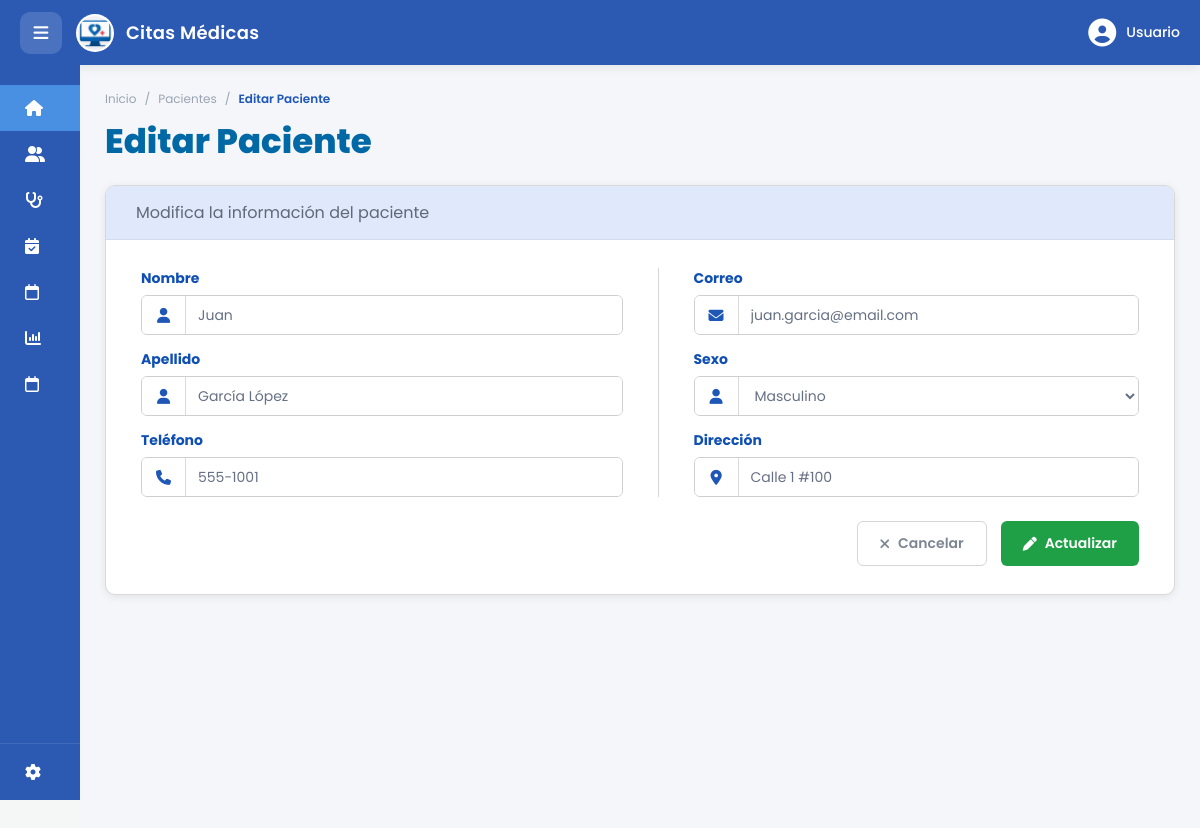
Page /app/views/pacientes/edit.php?id=1 on the committed database.
### tables this page shows
CREATE TABLE pacientes (
    id_paciente INT AUTO_INCREMENT PRIMARY KEY,
    nombre_paciente VARCHAR(100) NOT NULL,
    apellido_paciente VARCHAR(100) NOT NULL,
    correo_paciente VARCHAR(100) UNIQUE,
    telefono_paciente VARCHAR(15),
    fecha_nacimiento DATE,
    genero VARCHAR(20),
    direccion TEXT,
    numero_identificacion VARCHAR(20) UNIQUE NOT NULL,
    notas TEXT,
    fecha_registro TIMESTAMP DEFAULT CURRENT_TIMESTAMP
);

### app/models/Paciente.php (called while the page is built, shortened)
<?php
class Paciente {
    private $conexion;
    public function __construct($conexion){
        $this->conexion = $conexion;
    }
    public function obtenerPorId($id){
        try {
            $sql = "
            SELECT * FROM pacientes
            WHERE id_paciente = ?
            ";
            $stmt = $this->conexion->prepare($sql);
            $stmt->execute([$id]);
            return $stmt->fetch(PDO::FETCH_ASSOC);
        } catch (PDOException $e) {
            throw new Exception("Error al obtener paciente: " . $e->getMessage());
        }
    }
}
?>

### app/controllers/PacienteController.php (called while the page is built, shortened)
<?php
require_once __DIR__ . '/../../config/conexion.php';
require_once __DIR__ . '/../models/Paciente.php';
$pacienteModel = new Paciente($conexion);
if(isset($_GET['accion'])){
        if($_GET['accion'] == 'obtener' && !empty($_GET['id'])){
            try {
                $paciente = $pacienteModel->obtenerPorId($_GET['id']);
            } catch(Exception $e){
                if(!empty($_GET['ajax'])){
                    header('Content-Type: application/json');
                    echo json_encode(['success' => false, 'error' => $e->getMessage()]);
                    exit();
                } else {
                    $_SESSION['error'] = $e->getMessage();
                }
            }
        }
    }
?>

### app/views/pacientes/edit.php (the view, shortened to what this page needs)
<?php
if (isset($_GET['id'])) {
    require_once '../../controllers/PacienteController.php';
    $paciente = $_SESSION['paciente'] ?? null;
}
?>
<!DOCTYPE html>
<html lang="es">
<head>
    <link rel="stylesheet" href="../../../public/css/pacientes.css">
    <link rel="stylesheet" href="../../../public/css/registrospacientes.css">
    <link rel="stylesheet" href="https://cdnjs.cloudflare.com/ajax/libs/font-awesome/6.5.1/css/all.min.css">
</head>
<body>
<?php include __DIR__ . '/../layouts/header.php'; ?>
<?php include __DIR__ . '/../layouts/sidebarPaciente.php'; ?>
<div class="main-content">
    <div class="breadcrumb">
        <span>Inicio</span> / <span>Pacientes</span> / <strong>Editar Paciente</strong>
    </div>
    <h1 class="page-title">Editar Paciente</h1>
    <div class="registro-card">
        <div class="card-header">
            Modifica la información del paciente
        </div>
        <form class="registro-form" action="../../controllers/PacienteController.php" method="POST">
            <div class="form-grid">
                <div class="form-col">
                    <div class="form-group">
                        <label>Nombre</label>
                        <div class="input-icon">
                            <i class="fa-solid fa-user"></i>
                            <input type="text" name="nombre" value="<?php echo htmlspecialchars($paciente['nombre_paciente'] ?? ''); ?>" required>
                        </div>
                    </div>
                    <div class="form-group">
                        <label>Apellido</label>
                        <div class="input-icon">
                            <i class="fa-solid fa-user"></i>
                            <input type="text" name="apellido" value="<?php echo htmlspecialchars($paciente['apellido_paciente'] ?? ''); ?>" required>
                        </div>
                    </div>
                    <div class="form-group">
                        <label>Teléfono</label>
                        <div class="input-icon">
                            <i class="fa-solid fa-phone"></i>
                            <input type="text" name="telefono" value="<?php echo htmlspecialchars($paciente['telefono_paciente'] ?? ''); ?>" required>
                        </div>
                    </div>
                </div>
                <div class="form-col right-col">
                    <div class="form-group">
                        <label>Correo</label>
                        <div class="input-icon">
                            <i class="fa-solid fa-envelope"></i>
                            <input type="email" name="correo" value="<?php echo htmlspecialchars($paciente['correo_paciente'] ?? ''); ?>">
                        </div>
                    </div>
                    <div class="form-group">
                        <label>Sexo</label>
                        <div class="input-icon">
                            <i class="fa-solid fa-user"></i>
                            <select name="genero">
                                <option value="Masculino" <?php echo (($paciente['genero'] ?? '') == 'Masculino') ? 'selected' : ''; ?>>Masculino</option>
                            </select>
                        </div>
                    </div>
                    <div class="form-group">
                        <label>Dirección</label>
                        <div class="input-icon">
                            <i class="fa-solid fa-location-dot"></i>
                            <input type="text" name="direccion" value="<?php echo htmlspecialchars($paciente['direccion'] ?? ''); ?>">
                        </div>
                    </div>
                </div>
            </div>
            <div class="buttons">
                <button class="btn btn-cancel" type="button" onclick="window.location.href='index.php'">
                    <i class="fa-solid fa-xmark"></i> Cancelar
                </button>
                <button class="btn btn-save" type="submit">
                    <i class="fa-solid fa-pen"></i> Actualizar
                </button>
            </div>
        </form>
    </div>
</div>
</body>
</html>

### public/css/pacientes.css (style rules this page uses)
* { margin: 0; padding: 0; box-sizing: border-box; font-family: "Poppins", sans-serif; }
body { display: flex; background-color: #f4f7f6; min-height: 100vh; margin: 0; overflow-x: hidden; }
.main-content { margin-left: 80px; padding: 25px; width: calc(100% - 80px); margin-top: 65px; transition: none; }

### public/css/registrospacientes.css (style rules this page uses)
.main-content { margin-top:65px; padding:25px; background:#f5f6fa; min-height:100vh; width:100%; }
.breadcrumb { display:flex; align-items:center; gap:8px; margin-bottom:8px; font-size:12px; color:#9aa4b2; }
.breadcrumb strong { color:#1f57b7; font-weight:600; }
.page-title { font-size:34px; font-weight:800; color:#0068a5; margin-bottom:18px; }
.registro-card { background:white; border-radius:10px; border:1px solid #d9d9d9; overflow:hidden; box-shadow:0 2px 8px rgba(0,0,0,0.08); width:100%; max-width:1180px; margin:auto; }
.card-header { background:#dfe9fb; padding:14px 30px; font-size:16px; color:#5f6977; border-bottom:1px solid #d4dceb; }
.registro-form { padding:28px 35px; }
.form-grid { display:grid; grid-template-columns:1fr 1fr; gap:25px 35px; align-items:start; }
.form-col { display:flex; flex-direction:column; gap:14px; }
.right-col { border-left:1px solid #d5d5d5; padding-left:35px; }
.form-group label { display:block; margin-bottom:6px; color:#0f4fb3; font-size:14px; font-weight:700; }
.input-icon { height:40px; display:flex; align-items:center; border:1px solid #cfcfcf; border-radius:6px; overflow:hidden; background:white; transition:0.2s; }
.input-icon i { width:44px; height:100%; display:flex; justify-content:center; align-items:center; border-right:1px solid #dadada; color:#1f57b7; font-size:15px; background:white; }
.input-icon input, .input-icon select { flex:1; height:100%; border:none; outline:none; padding:0 12px; font-size:14px; color:#667085; background:white; }
.buttons { margin-top:24px; display:flex; justify-content:flex-end; gap:14px; }
.btn { border:none; border-radius:6px; padding:11px 22px; font-size:14px; font-weight:600; display:flex; align-items:center; gap:8px; cursor:pointer; transition:0.2s; }
.btn-cancel { background:white; border:1px solid #d5d5d5; color:#7d8794; }
.btn-save { background:#1fa046; color:white; }

### rows in the picture
pacientes: nombre "Juan", apellido "García López", telefono "555-1001", correo "juan.garcia@email.com", genero "Masculino", direccion "Calle 1 #100"
